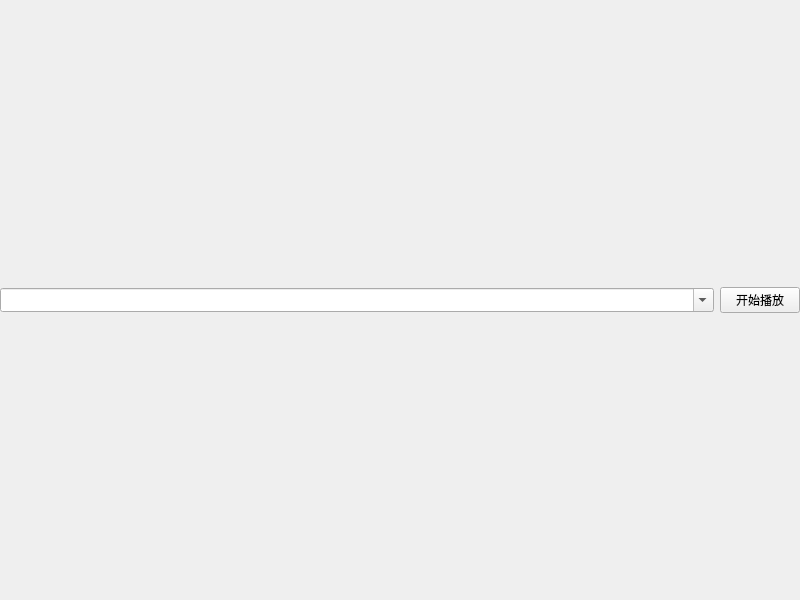
<?xml version="1.0" encoding="UTF-8"?>
<ui version="4.0">
 <class>Widget</class>
 <widget class="QWidget" name="Widget">
  <property name="geometry">
   <rect>
    <x>0</x>
    <y>0</y>
    <width>800</width>
    <height>600</height>
   </rect>
  </property>
  <property name="windowTitle">
   <string>Widget</string>
  </property>
  <layout class="QVBoxLayout" name="verticalLayout">
   <property name="leftMargin">
    <number>0</number>
   </property>
   <property name="topMargin">
    <number>0</number>
   </property>
   <property name="rightMargin">
    <number>0</number>
   </property>
   <property name="bottomMargin">
    <number>0</number>
   </property>
   <item>
    <layout class="QHBoxLayout" name="horizontalLayout">
     <item>
      <widget class="QComboBox" name="com_url">
       <property name="editable">
        <bool>true</bool>
       </property>
       <property name="insertPolicy">
        <enum>QComboBox::InsertAtBottom</enum>
       </property>
       <property name="sizeAdjustPolicy">
        <enum>QComboBox::AdjustToMinimumContentsLengthWithIcon</enum>
       </property>
       <property name="duplicatesEnabled">
        <bool>false</bool>
       </property>
      </widget>
     </item>
     <item>
      <widget class="QPushButton" name="but_open">
       <property name="sizePolicy">
        <sizepolicy hsizetype="Fixed" vsizetype="Fixed">
         <horstretch>0</horstretch>
         <verstretch>0</verstretch>
        </sizepolicy>
       </property>
       <property name="text">
        <string>开始播放</string>
       </property>
      </widget>
     </item>
    </layout>
   </item>
  </layout>
 </widget>
 <resources/>
 <connections/>
</ui>
